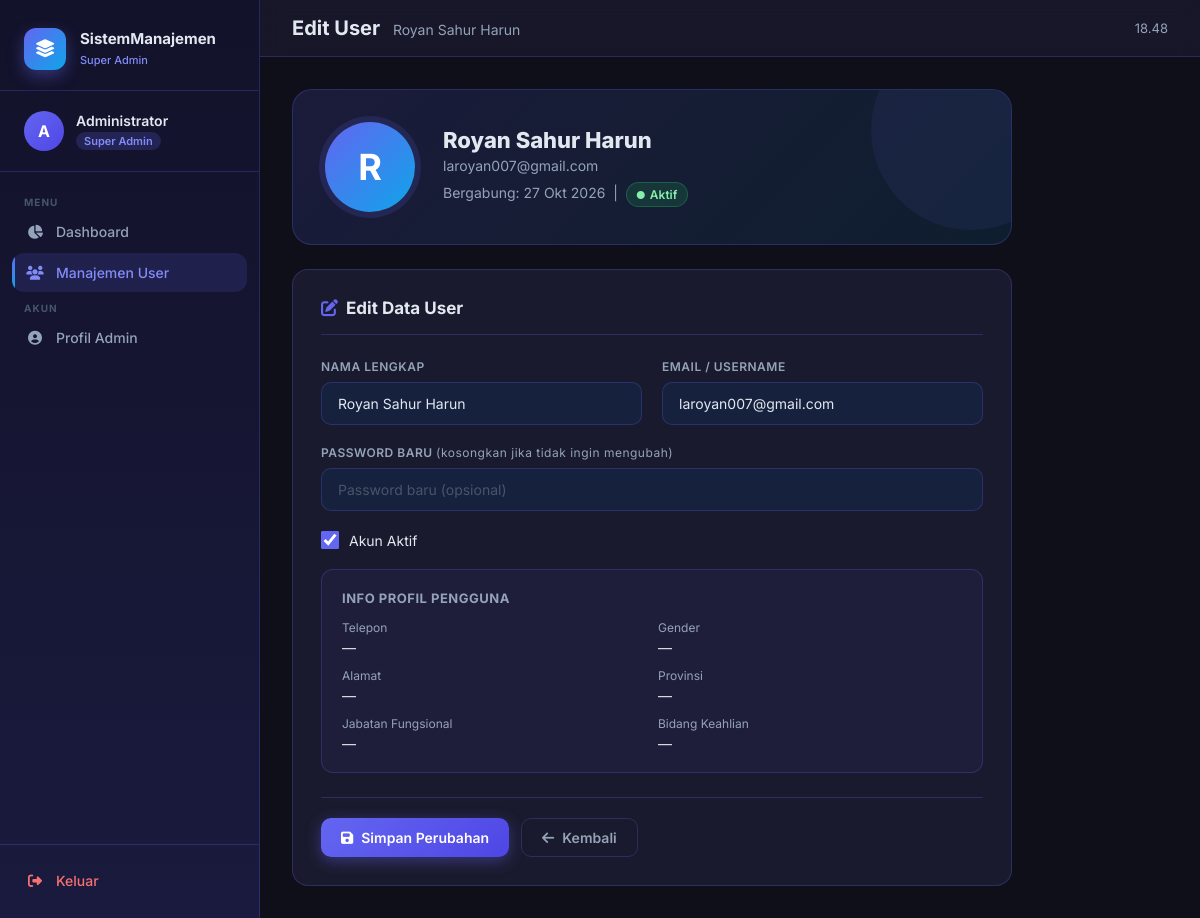
Screenshot of /app/admin/users/5/edit (signed in) with the database file from the repository.
### app/models.py (models this page shows, shortened)
class UserPengguna(models.Model):
    uuid = models.UUIDField(default=uuid.uuid4, editable=False, unique=True)
    user = models.OneToOneField(User, on_delete=models.CASCADE, primary_key=True, related_name="anggota")
    telp = models.CharField(max_length=15)
    gender = models.CharField(max_length=15, null=True, blank=True, choices=[
        ('Laki-laki', 'Laki-laki'),
        ('Perempuan', 'Perempuan'),
    ])
    alamat = models.CharField(max_length=50, null=True, blank=True)
    photo = models.ImageField(upload_to=rename_photo_anggota, null=True, blank=True)
    provinsi_anggota = models.ForeignKey(Provinsi, on_delete=models.SET_NULL, null=True, blank=True)
    jafung = models.CharField(max_length=100, null=True, blank=True)
    nuptk = models.CharField(max_length=20, null=True, blank=True, verbose_name='NUPTK')
    bidang_keahlian = models.CharField(max_length=100, null=True, blank=True)
    link_sinta = models.URLField(max_length=200, verbose_name='Link Sinta')
    link_scopus = models.URLField(max_length=200, null=True, blank=True, verbose_name='Link Scopus')
    link_google_scholar = models.URLField(max_length=200, null=True, blank=True, verbose_name='Link Google Scholar')
    link_orcid = models.URLField(max_length=200, null=True, blank=True, verbose_name='Link ORCID')
    class Meta:
        verbose_name = 'Anggota'
        verbose_name_plural = 'Anggota'

### app/views_admin.py (the view, shortened to what this page needs)
# urls.py: path('admin/users/<int:user_id>/edit', views_admin.user_edit, name='user_edit'),
@admin_required
def user_edit(request, user_id):
    user = get_object_or_404(User, pk=user_id, last_name='Pengguna')
    pengguna = UserPengguna.objects.filter(user=user).first()
    context = {
        'title': 'Edit User',
        'heading': 'Edit Data User',
        'edit_user': user,
        'pengguna': pengguna,
    }
    return render(request, 'admin_super/user_edit.html', context)

### templates/admin_super/user_edit.html (shortened to what this page needs)
{% extends 'dashboard_base.html' %}
{% block role_label %}Super Admin{% endblock %}
{% block role_badge %}Super Admin{% endblock %}
{% block sidebar_nav %}
<p class="nav-section-label">Menu</p>
<a href="{% url 'app:dashboard' %}" class="nav-item">
  <i class="fa-solid fa-chart-pie"></i> Dashboard
</a>
<a href="{% url 'app:user_list' %}" class="nav-item active">
  <i class="fa-solid fa-users"></i> Manajemen User
</a>
<p class="nav-section-label">Akun</p>
<a href="{% url 'app:profile_admin' %}" class="nav-item">
  <i class="fa-solid fa-circle-user"></i> Profil Admin
</a>
{% endblock %}
{% block page_title %}Edit User{% endblock %}
{% block page_subtitle %}{{ edit_user.first_name }}{% endblock %}
{% block page_body %}
<div style="max-width: 720px;">
  <div class="profile-header-card" style="margin-bottom: 24px;">
    {% if pengguna and pengguna.photo %}
      <img src="{{ pengguna.photo.url }}" alt="Foto" class="profile-avatar-large" />
    {% else %}
      <div class="profile-avatar-large-placeholder">{{ edit_user.first_name|first|upper }}</div>
    {% endif %}
    <div class="profile-header-info">
      <h2>{{ edit_user.first_name }}</h2>
      <p>{{ edit_user.email }}</p>
      <p style="margin-top: 8px;">
        Bergabung: {{ edit_user.date_joined|date:"d M Y" }}
        &nbsp;|&nbsp;
        {% if edit_user.is_active %}
          <span class="badge badge-success"><i class="fa-solid fa-circle" style="font-size:8px;"></i> Aktif</span>
        {% else %}
          <span class="badge badge-danger"><i class="fa-solid fa-circle" style="font-size:8px;"></i> Nonaktif</span>
        {% endif %}
      </p>
    </div>
  </div>
  <div class="form-card">
    <div class="form-card-title"><i class="fa-solid fa-pen-to-square" style="color:var(--primary);margin-right:8px;"></i>Edit Data User</div>
    <form method="POST" action="{% url 'app:user_edit' edit_user.pk %}">
      <div class="form-grid">
        <div class="form-group-dash">
          <label class="form-label-dash" for="first_name">Nama Lengkap</label>
          <input type="text" id="first_name" name="first_name" class="form-input-dash"
            value="{{ edit_user.first_name }}" placeholder="Nama lengkap" required />
        </div>
        <div class="form-group-dash">
          <label class="form-label-dash" for="email">Email / Username</label>
          <input type="email" id="email" name="email" class="form-input-dash"
            value="{{ edit_user.email }}" placeholder="email@domain.com" required />
        </div>
      </div>
      <div class="form-group-dash">
        <label class="form-label-dash" for="new_password">Password Baru <span style="color: var(--text-muted); font-weight:400; text-transform:none;">(kosongkan jika tidak ingin mengubah)</span></label>
        <input type="password" id="new_password" name="new_password" class="form-input-dash"
          placeholder="Password baru (opsional)" autocomplete="new-password" />
      </div>
      <div class="form-group-dash">
        <label style="display:flex; align-items:center; gap:10px; cursor:pointer;">
          <input type="checkbox" name="is_active" id="is_active" {% if edit_user.is_active %}checked{% endif %}
            style="width:18px;height:18px;accent-color:var(--primary);cursor:pointer;" />
          <span style="font-size:14px; color:var(--text);">Akun Aktif</span>
        </label>
      </div>
      {% if pengguna %}
      <div style="background: rgba(99,102,241,0.06); border: 1px solid var(--border); border-radius: 12px; padding: 20px; margin-top: 8px;">
        <div style="font-size: 13px; font-weight: 700; color: var(--text-muted); margin-bottom: 14px; text-transform: uppercase; letter-spacing: 0.5px;">Info Profil Pengguna</div>
        <div class="form-grid" style="gap:12px;">
          <div>
            <div style="font-size:12px;color:var(--text-muted);margin-bottom:4px;">Telepon</div>
            <div style="font-size:14px;color:var(--text);">{{ pengguna.telp|default:"—" }}</div>
          </div>
          <div>
            <div style="font-size:12px;color:var(--text-muted);margin-bottom:4px;">Gender</div>
            <div style="font-size:14px;color:var(--text);">{{ pengguna.gender|default:"—" }}</div>
          </div>
          <div>
            <div style="font-size:12px;color:var(--text-muted);margin-bottom:4px;">Alamat</div>
            <div style="font-size:14px;color:var(--text);">{{ pengguna.alamat|default:"—" }}</div>
          </div>
          <div>
            <div style="font-size:12px;color:var(--text-muted);margin-bottom:4px;">Provinsi</div>
            <div style="font-size:14px;color:var(--text);">{{ pengguna.provinsi_anggota|default:"—" }}</div>
          </div>
          <div>
            <div style="font-size:12px;color:var(--text-muted);margin-bottom:4px;">Jabatan Fungsional</div>
            <div style="font-size:14px;color:var(--text);">{{ pengguna.jafung|default:"—" }}</div>
          </div>
          <div>
            <div style="font-size:12px;color:var(--text-muted);margin-bottom:4px;">Bidang Keahlian</div>
            <div style="font-size:14px;color:var(--text);">{{ pengguna.bidang_keahlian|default:"—" }}</div>
          </div>
        </div>
      </div>
      {% endif %}
      <div class="form-footer">
        <button type="submit" class="btn btn-primary" id="btn-save-user">
          <i class="fa-solid fa-floppy-disk"></i> Simpan Perubahan
        </button>
        <a href="{% url 'app:user_list' %}" class="btn btn-ghost">
          <i class="fa-solid fa-arrow-left"></i> Kembali
        </a>
      </div>
    </form>
  </div>
</div>
{% endblock %}

### templates/dashboard_base.html (shortened to what this page needs)
{% extends 'base.html' %}
{% block content %}
<div class="dashboard-layout">
  <nav class="sidebar">
    <div class="sidebar-header">
      <div class="sidebar-logo-icon"><i class="fa-solid fa-layer-group"></i></div>
      <div class="sidebar-logo-text">
        <h3>SistemManajemen</h3>
        <span>{% block role_label %}Admin{% endblock %}</span>
      </div>
    </div>
    <div class="sidebar-user">
      {% if photo %}
        <img src="{{ photo.url }}" alt="Foto Profil" class="sidebar-avatar" />
      {% else %}
        <div class="sidebar-avatar-placeholder">{{ request.user.first_name|first|upper }}</div>
      {% endif %}
      <div class="sidebar-user-info">
        <div class="name">{{ request.user.first_name }}</div>
        <span class="role">{% block role_badge %}User{% endblock %}</span>
      </div>
    </div>
    <div class="sidebar-nav">
      {% block sidebar_nav %}{% endblock %}
    </div>
    <div class="sidebar-footer">
      <a href="{% url 'logout' %}" class="nav-item" style="color: #f87171;">
        <i class="fa-solid fa-right-from-bracket"></i> Keluar
      </a>
    </div>
  </nav>
  <main class="main-content">
    <div class="topbar">
      <div>
        <div class="topbar-title">
          {% block page_title %}Dashboard{% endblock %}
          <span>{% block page_subtitle %}{% endblock %}</span>
        </div>
      </div>
      <div class="topbar-actions">
        <span class="topbar-time" id="clock"></span>
      </div>
    </div>
    <div class="page-body">
      {% block page_body %}{% endblock %}
    </div>
  </main>
</div>
{% endblock %}

### templates/base.html (shortened to what this page needs)
<!DOCTYPE html>
<html lang="id">
<head>
  <link href="https://cdnjs.cloudflare.com/ajax/libs/font-awesome/6.5.0/css/all.min.css" rel="stylesheet" />
</head>
<body>
{% block content %}{% endblock %}
</body>
</html>

### rows the page displays
UserPengguna: telp "—", gender "—", alamat "—", provinsi_anggota "—", jafung "—", bidang_keahlian "—"

### other values shown
{{ request.user.first_name|first|upper }} "A"
{{ request.user.first_name }} "Administrator"
{{ edit_user.first_name }} "Royan Sahur Harun"
{{ edit_user.first_name|first|upper }} "R"
{{ edit_user.email }} "laroyan007@gmail.com"
{{ edit_user.date_joined|date:"d M Y" }} "27 Okt 2026"
